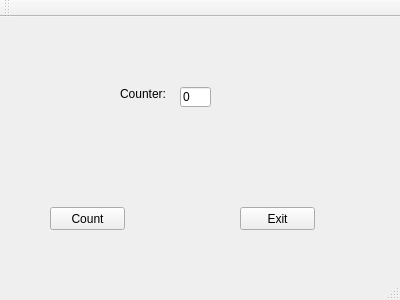
<?xml version="1.0" encoding="UTF-8"?>
<ui version="4.0">
 <class>MainWindow</class>
 <widget class="QMainWindow" name="MainWindow">
  <property name="geometry">
   <rect>
    <x>0</x>
    <y>0</y>
    <width>400</width>
    <height>300</height>
   </rect>
  </property>
  <property name="windowTitle">
   <string>MainWindow</string>
  </property>
  <widget class="QWidget" name="centralWidget">
   <widget class="QPushButton" name="m_exitButton">
    <property name="geometry">
     <rect>
      <x>240</x>
      <y>190</y>
      <width>75</width>
      <height>23</height>
     </rect>
    </property>
    <property name="text">
     <string>Exit</string>
    </property>
   </widget>
   <widget class="QPushButton" name="m_CountButton">
    <property name="geometry">
     <rect>
      <x>50</x>
      <y>190</y>
      <width>75</width>
      <height>23</height>
     </rect>
    </property>
    <property name="text">
     <string>Count</string>
    </property>
   </widget>
   <widget class="QLabel" name="label">
    <property name="geometry">
     <rect>
      <x>120</x>
      <y>70</y>
      <width>47</width>
      <height>13</height>
     </rect>
    </property>
    <property name="text">
     <string>Counter:</string>
    </property>
   </widget>
   <widget class="QLineEdit" name="m_counterLineEdit">
    <property name="geometry">
     <rect>
      <x>180</x>
      <y>70</y>
      <width>31</width>
      <height>20</height>
     </rect>
    </property>
    <property name="text">
     <string>0</string>
    </property>
   </widget>
  </widget>
  <widget class="QMenuBar" name="menuBar">
   <property name="geometry">
    <rect>
     <x>0</x>
     <y>0</y>
     <width>400</width>
     <height>21</height>
    </rect>
   </property>
  </widget>
  <widget class="QToolBar" name="mainToolBar">
   <attribute name="toolBarArea">
    <enum>TopToolBarArea</enum>
   </attribute>
   <attribute name="toolBarBreak">
    <bool>false</bool>
   </attribute>
  </widget>
  <widget class="QStatusBar" name="statusBar"/>
 </widget>
 <layoutdefault spacing="6" margin="11"/>
 <resources/>
 <connections/>
</ui>
